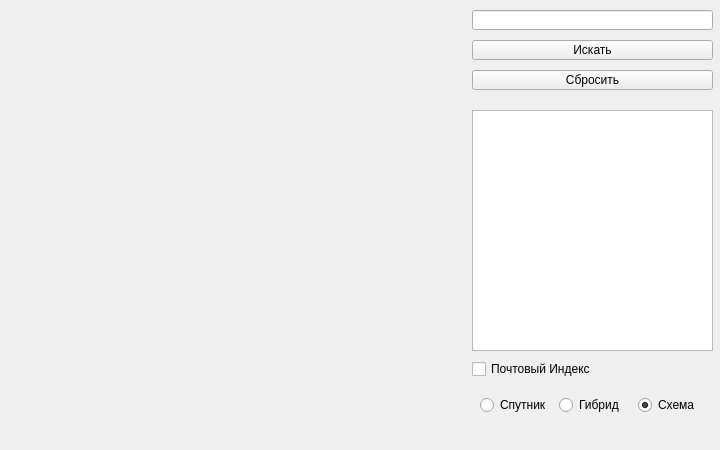
<?xml version="1.0" encoding="UTF-8"?>
<ui version="4.0">
 <class>window</class>
 <widget class="QMainWindow" name="window">
  <property name="geometry">
   <rect>
    <x>0</x>
    <y>0</y>
    <width>720</width>
    <height>450</height>
   </rect>
  </property>
  <property name="windowTitle">
   <string>Большая задача по Maps API</string>
  </property>
  <widget class="QWidget" name="centralwidget">
   <widget class="QLabel" name="map">
    <property name="geometry">
     <rect>
      <x>0</x>
      <y>-1</y>
      <width>460</width>
      <height>450</height>
     </rect>
    </property>
    <property name="text">
     <string/>
    </property>
   </widget>
   <widget class="QLineEdit" name="lineToFind">
    <property name="enabled">
     <bool>true</bool>
    </property>
    <property name="geometry">
     <rect>
      <x>472</x>
      <y>10</y>
      <width>241</width>
      <height>20</height>
     </rect>
    </property>
    <property name="focusPolicy">
     <enum>Qt::ClickFocus</enum>
    </property>
    <property name="frame">
     <bool>true</bool>
    </property>
   </widget>
   <widget class="QPushButton" name="btn_find">
    <property name="geometry">
     <rect>
      <x>472</x>
      <y>40</y>
      <width>241</width>
      <height>20</height>
     </rect>
    </property>
    <property name="focusPolicy">
     <enum>Qt::NoFocus</enum>
    </property>
    <property name="text">
     <string>Искать</string>
    </property>
   </widget>
   <widget class="QWidget" name="horizontalLayoutWidget">
    <property name="geometry">
     <rect>
      <x>480</x>
      <y>390</y>
      <width>231</width>
      <height>31</height>
     </rect>
    </property>
    <layout class="QHBoxLayout" name="horizontalLayout">
     <item>
      <widget class="QRadioButton" name="rb_2">
       <property name="focusPolicy">
        <enum>Qt::NoFocus</enum>
       </property>
       <property name="text">
        <string>Спутник</string>
       </property>
      </widget>
     </item>
     <item>
      <widget class="QRadioButton" name="rb_3">
       <property name="focusPolicy">
        <enum>Qt::NoFocus</enum>
       </property>
       <property name="text">
        <string>Гибрид</string>
       </property>
      </widget>
     </item>
     <item>
      <widget class="QRadioButton" name="rb_1">
       <property name="focusPolicy">
        <enum>Qt::NoFocus</enum>
       </property>
       <property name="text">
        <string>Схема</string>
       </property>
       <property name="checked">
        <bool>true</bool>
       </property>
      </widget>
     </item>
    </layout>
   </widget>
   <widget class="QPushButton" name="btn_reset">
    <property name="geometry">
     <rect>
      <x>472</x>
      <y>70</y>
      <width>241</width>
      <height>20</height>
     </rect>
    </property>
    <property name="focusPolicy">
     <enum>Qt::NoFocus</enum>
    </property>
    <property name="text">
     <string>Сбросить</string>
    </property>
   </widget>
   <widget class="QPlainTextEdit" name="addressText">
    <property name="enabled">
     <bool>true</bool>
    </property>
    <property name="geometry">
     <rect>
      <x>472</x>
      <y>110</y>
      <width>241</width>
      <height>241</height>
     </rect>
    </property>
    <property name="focusPolicy">
     <enum>Qt::NoFocus</enum>
    </property>
    <property name="readOnly">
     <bool>true</bool>
    </property>
   </widget>
   <widget class="QCheckBox" name="checkBox">
    <property name="geometry">
     <rect>
      <x>472</x>
      <y>360</y>
      <width>151</width>
      <height>18</height>
     </rect>
    </property>
    <property name="focusPolicy">
     <enum>Qt::NoFocus</enum>
    </property>
    <property name="text">
     <string>Почтовый Индекс</string>
    </property>
   </widget>
  </widget>
  <widget class="QMenuBar" name="menubar">
   <property name="geometry">
    <rect>
     <x>0</x>
     <y>0</y>
     <width>720</width>
     <height>20</height>
    </rect>
   </property>
  </widget>
 </widget>
 <resources/>
 <connections/>
</ui>
